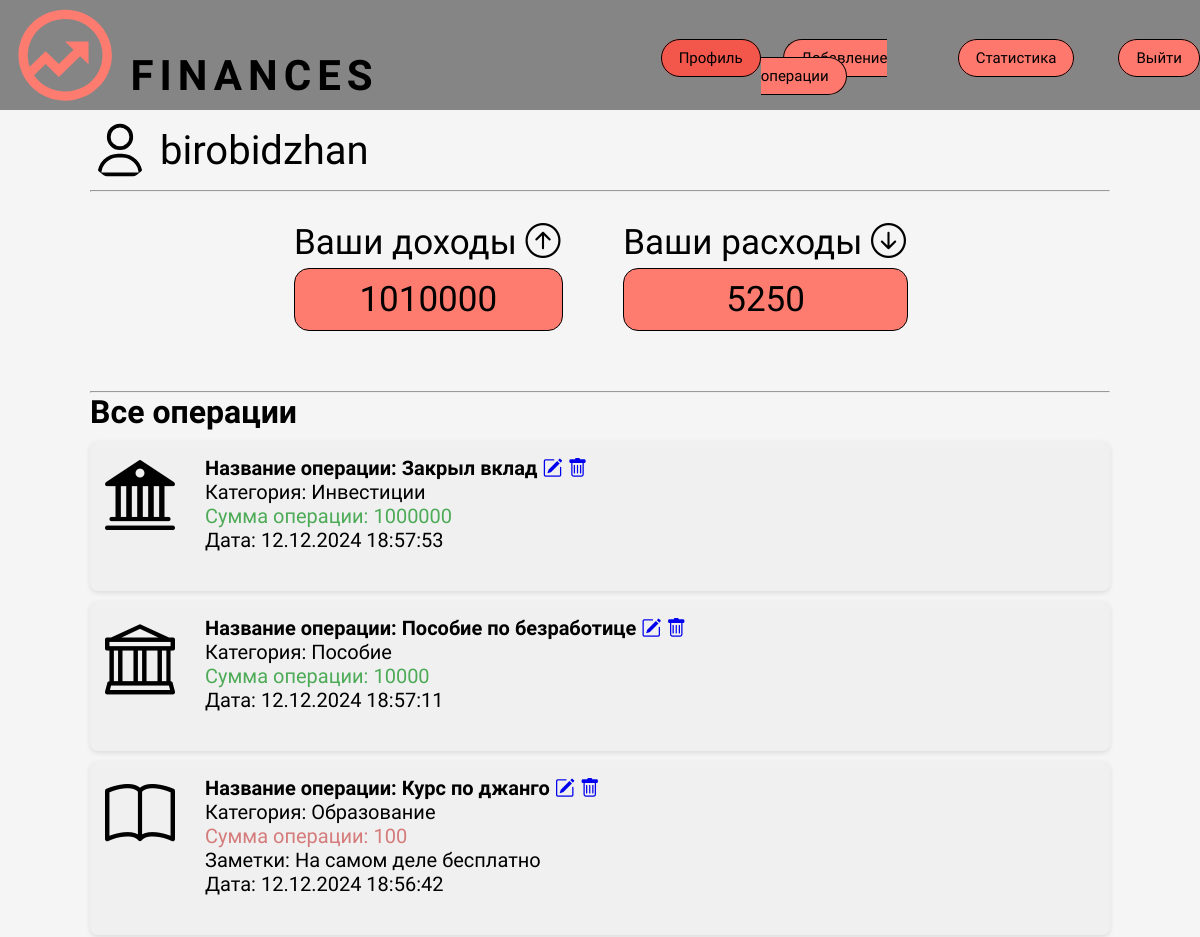
Page /users/profile/ (signed in, upper part) on the earlier database version.
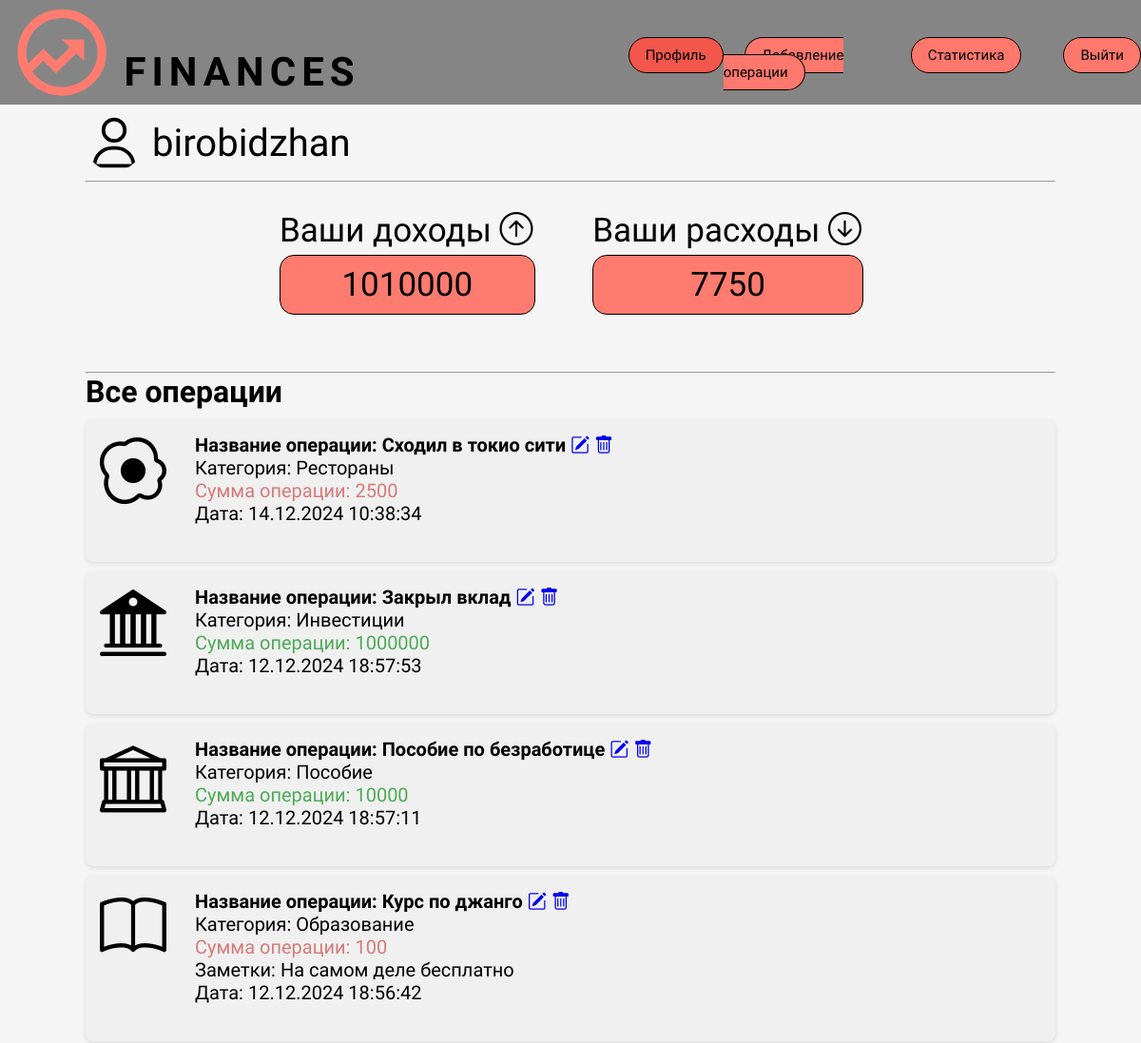
Same page on the later database version.
### finance_site/models.py (models this page shows, shortened)
class Finance_site(models.Model):
    class Type(models.TextChoices):
        INCOME = '0', 'Доход'
        EXPENSES = '1', 'Расход'
    operation_type = models.CharField(max_length=10, choices=Type.choices, default=1, verbose_name='Тип операции')
    cat = models.ForeignKey('Category', on_delete=models.PROTECT, related_name='posts', verbose_name='Категории', null=True)
    operation_name = models.CharField(max_length=255, verbose_name='Название операции')
    notes = models.TextField(blank=True, verbose_name='Заметки')
    amount = models.IntegerField(verbose_name='Сумма')
    author = models.ForeignKey('auth.user', on_delete=models.PROTECT, verbose_name='Автор', editable=False)
    time_create = models.DateTimeField(auto_now_add=True, verbose_name='Время создания')
    objects = models.Manager()
    class Meta:
        verbose_name = 'Операции'
        verbose_name_plural = "Операции"
        ordering = ['-time_create']
        indexes = [
            models.Index(fields=['-time_create'])
        ]

class Category(models.Model):
    name = models.CharField(max_length=100, db_index=True, verbose_name='Категория операции')
    type = models.BooleanField(verbose_name='Тип операции', default=1)
    class Meta:
        verbose_name = 'Категории'
        verbose_name_plural = "Операции"
    def __str__(self):
        return self.name

### users/views.py (the view)
# urls.py: path('profile/', views.ProfileUser.as_view(), name='profile'),
class ProfileUser(LoginRequiredMixin, ListView):
    model = get_user_model()
    template_name = 'users/icons.html'
    extra_context = {"title": 'Профиль'}
    context_object_name = 'posts'
    def get_context_data(self, **kwargs):
        context = super().get_context_data(**kwargs)
        context['expenses'] = Finance_site.objects.filter(operation_type=1, author__username=self.request.user.username).aggregate(Sum('amount'))
        context['income'] = Finance_site.objects.filter(operation_type=0, author__username=self.request.user.username).aggregate(Sum('amount'))
        return context
    def get_queryset(self):
        return Finance_site.objects.filter(author__username=self.request.user.username)

### users/templates/users/icons.html
{% extends 'users/profile.html' %}
{% block icons %}
{% if p.cat_id == 2 %}
<i class="bi bi-cart"></i>
{% elif p.cat_id == 1 %}
<i class="bi bi-credit-card"></i>
{% elif p.cat_id == 3 %}
<i class="bi bi-coin"></i>
{% elif p.cat_id == 4 %}
<i class="bi bi-person"></i>
{% elif p.cat_id == 5 %}
<i class="bi bi-bank"></i>
{% elif p.cat_id == 6 %}
<i class="bi bi-cash-coin"></i>
{% elif p.cat_id == 7 %}
<i class="bi bi-archive"></i>
{% elif p.cat_id == 8 %}
<i class="bi bi-piggy-bank"></i>
{% elif p.cat_id == 9 %}
<i class="bi bi-bank2"></i>
{% elif p.cat_id == 10 %}
<i class="bi bi-egg-fried"></i>
{% elif p.cat_id == 11 %}
<i class="bi bi-emoji-smile"></i>
{% elif p.cat_id == 12 %}
<i class="bi bi-book"></i>
{% elif p.cat_id == 13 %}
<i class="bi bi-heart"></i>
{% elif p.cat_id == 14 %}
<i class="bi bi-bus-front"></i>
{% elif p.cat_id == 15 %}
<i class="bi bi-droplet"></i>
{% elif p.cat_id == 16 %}
<i class="bi bi-building"></i>
{% elif p.cat_id == 17 %}
<i class="bi bi-archive"></i>
{% endif %}
{% endblock %}

### users/templates/users/profile.html (shortened to what this page needs)
{% extends 'base.html' %}
{% block dop_info %}
    <link type="text/css" href="../../static/users/css/profile.css" rel="stylesheet">
    <link rel="stylesheet" href="https://cdn.jsdelivr.net/npm/bootstrap-icons@1.5.0/font/bootstrap-icons.css">
{% endblock %}
{% block content %}
<div class="wrapper">
    <div class="user">
        <span class="username">{{ user.username }}</span>
        <img class="useravatar" src="../../static/users/images/profile.svg" width="300px" height="100px" alt="">
    </div>
    <hr>
    <ul class="boxes">
        <li class="income">Ваши доходы <i class="bi bi-arrow-up-circle"></i> <p>{{ income.amount__sum }}</p></li>
        <li class="outcome">Ваши расходы <i class="bi bi-arrow-down-circle"></i> <p>{{ expenses.amount__sum }}</p></li>
    </ul>
    <hr>
    <h1>Все операции</h1>
    <ul class="list-articles">
        {% for p in posts %}
        <li>
            <div class="operation-block">
                <div class="cart">
                    {% block icons %}
                    {% endblock %}
                    </div>
                <div class="article-panel">
                    <h4>
                        Название операции: {{ p.operation_name }}
                         <a href="/edit/{{ p.pk }}/"><i class="bi bi-pencil-square"></i></a>
                         <a href="/delete/{{ p.pk }}/"><i class="bi bi-trash"></i></a>
                    </h4>
                    <p>Категория: {{p.cat}}</p>
                    {% if p.operation_type == '0' %}
                    <div class="inic">
                        <p>Сумма операции: {{ p.amount }}</p>
                    </div>
                    {% else %}
                    <div class="expen">
                        <p>Сумма операции: {{p.amount}}</p>
                    </div>
                    {% endif %}
                    {% if p.notes %}
                    <p>Заметки: {{ p.notes }}</p>
                    {% endif %}
                    <p class="last">Дата: {{ p.time_create|date:"d.m.Y H:i:s" }}</p>
                    <br>
                </div>
            </div>
        </li>
        {% endfor %}
    </ul>
</div>
{% endblock %}

Differences in the rows shown:
added Finance_site: operation_name "Сходил в токио сити", cat "Рестораны", amount "2500", time_create "14.12.2024 10:38:34"
Other differences:
{{ expenses.amount__sum }}: "5250" → "7750"
